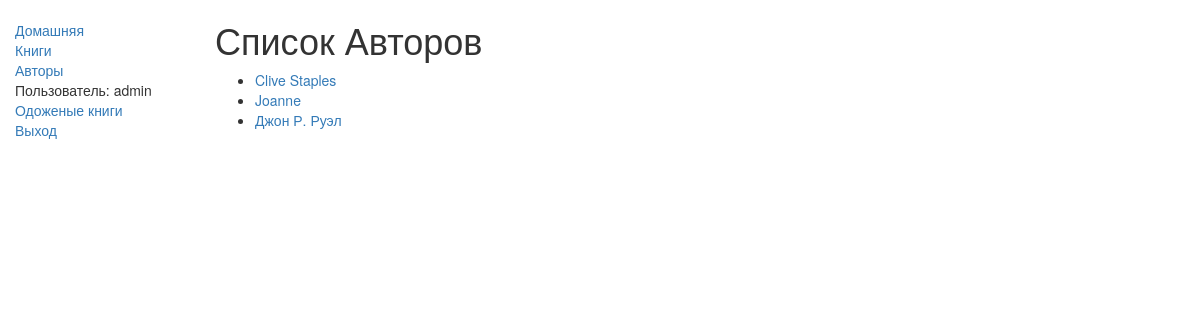
/catalog/authors/ (signed in), run on the app's committed database.
### catalog/models.py (models this page shows, shortened)
class Author(models.Model):
    first_name = models.CharField(max_length=100)
    last_name = models.CharField(max_length=100)
    date_of_birth = models.DateField(null=True, blank=True)
    date_of_death = models.DateField('Died', null=True, blank=True)
    def get_absolute_url(self):
        return reverse('author-detail', args=[str(self.id)])
    class Meta:
        ordering = ['last_name']

### catalog/views.py (the view)
# urls.py: path('authors/', views.AuthorListView.as_view(), name='authors'),
class AuthorListView(generic.ListView):
    model = Author
    paginate_by = 10

### catalog/templates/catalog/author_list.html
{% extends "base_generic.html" %}
{% block content %}
  <h1>Список Авторов</h1>
  {% if author_list %}
    <ul>
      {% for author in author_list %}
      <li>
        <a href="{{ author.get_absolute_url }}">{{ author.first_name }}</a>
      </li>
      {% endfor %}
    </ul>
  {% else %}
    <p>Авторы отсутствуют.</p>
  {% endif %}
{% endblock %}

### catalog/templates/base_generic.html (shortened to what this page needs)
<!doctype html>
<html lang="en">
  <head>
    <link
      rel="stylesheet"
      href="https://maxcdn.bootstrapcdn.com/bootstrap/3.3.7/css/bootstrap.min.css" />
    {% load static %}
    <link rel="stylesheet" href="{% static 'css/styles.css' %}" />
  </head>
  <body>
    <div class="container-fluid">
      <div class="row">
        <div class="col-sm-2">
          {% block sidebar %}
            <ul class="sidebar-nav">
              <li><a href="{% url 'index' %}">Домашняя</a></li>
              <li><a href="{% url 'books' %}">Книги</a></li>
              <li><a href="{% url 'authors' %}">Авторы</a></li>
              {% if user.is_authenticated %}
                <li>Пользователь: {{ user.get_username }}</li>
                <li><a href="{% url 'my-borrowed' %}">Одоженые книги</a></li>
                <li><a href="{% url 'logout' %}?next={{ request.path }}">Выход</a></li>
              {% else %}
                <li><a href="{% url 'login' %}?next={{ request.path }}">Вход</a></li>
              {% endif %}
            </ul>
          {% endblock %}
        </div>
        <div class="col-sm-10 ">{% block content %}{% endblock %}</div>
      </div>
    </div>
  </body>
</html>

### catalog/static/css/styles.css (style rules this page uses)
.sidebar-nav { margin-top: 20px; padding: 0; list-style: none; }

### data on the page
Author: first_name "Clive Staples"
Author: first_name "Joanne"
Author: first_name "Джон Р. Руэл"

### other printed values
{{ user.get_username }} "admin"
